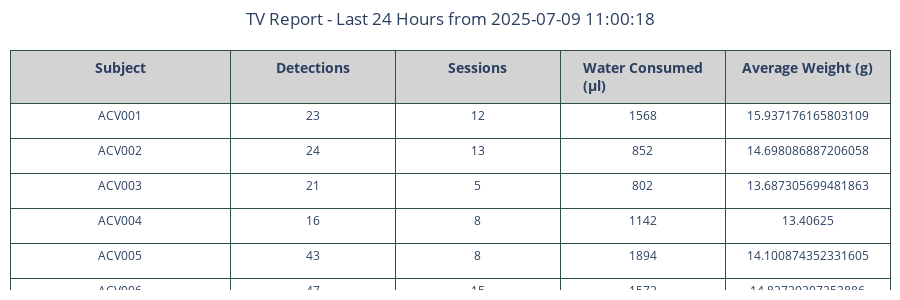

Source (notebook cell):
### Code cell
hours_back = 24  # hours to look back for the report
report_df, last_date = utils.generate_tv_report(events_df, sessions_summary_df, hours_back)

fig = plots.plot_table_from_df(report_df, title="TV Report - Last {} Hours from {}".format(hours_back, last_date))
fig.show()

### Figure 1 — Plotly figure (JSON) as saved in the notebook; plotly's stock layout.template omitted (floating-point values rounded to 4 significant figures)
{"data": [{"cells": {"align": "center", "fill": {"color": "white"}, "font": {"size": 12}, "height": 35, "line": {"color": "darkslategray"}, "values": [["ACV001", "ACV002", "ACV003", "ACV004", "ACV005", "ACV006", "ACV007", "ACV008", "ACV009", "ACV010"], [23, 24, 21, 16, 43, 47, 24, 34, 27, 20], [12, 13, 5, 8, 8, 15, 9, 8, 7, 9], [1568, 852, 802, 1142, 1894, 1572, 1630, 490, 1398, 3402], [15.94, 14.7, 13.69, 13.41, 14.1, 14.83, 14.36, 14.9, 14.97, 13.88]]}, "columnwidth": [80, 60, 60, 60, 60, 60], "header": {"align": "center", "fill": {"color": "lightgray"}, "font": {"size": 14}, "height": 40, "line": {"color": "darkslategray"}, "values": ["<b>Subject</b>", "<b>Detections</b>", "<b>Sessions</b>", "<b>Water Consumed (μl)</b>", "<b>Average Weight (g)</b>"]}, "type": "table"}], "layout": {"height": 300, "margin": {"b": 10, "l": 10, "r": 10, "t": 50}, "title": {"text": "TV Report - Last 24 Hours from 2025-07-09 11:00:18", "x": 0.5}}}
